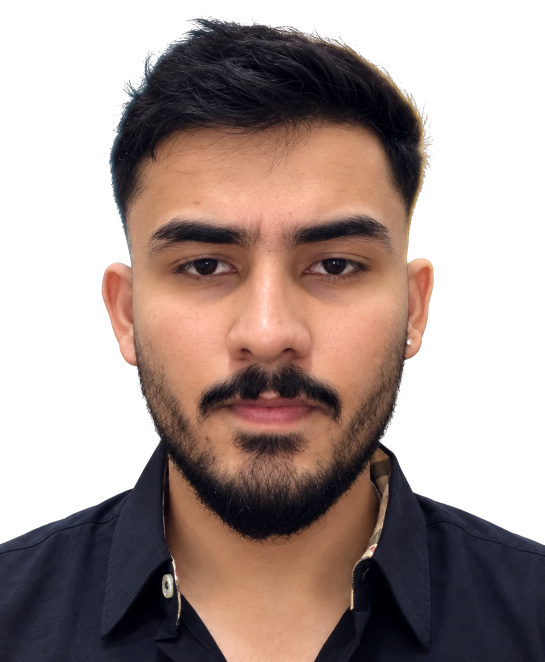
#> input picture assets-src/headshot-cutout-full.png, 1089 x 1323 px, found by its file name (shown at 1/2 size)
$ python portrait_vibrant.py
#> lines starting #> are read from the running program, lines starting #| are printed output that depends on the picture
"""Portrait assets for the opening, hero, author box, favicon and OG image.

Input: assets-src/headshot-cutout-full.png (background already removed).
The photo itself is never edited: the colour version is the original, and the
greyscale version is only used for the opening sequence.

Outputs (public/images/me/):
  cut-mono-sm.webp / cut-mono.png   greyscale cutout with alpha (opening window)
  cut-colour.webp / -md / -sm       the original colour cutout
  avatar-256.webp / -512.webp / avatar-512.png   circular author avatar
public/favicon*.png, favicon.ico, apple-touch-icon.png, icon-192/512.png
Run: npm run photo   (needs: pip install pillow)
"""
from PIL import Image, ImageOps, ImageEnhance, ImageFilter, ImageDraw

OUT = 'public/images/me/'
import os
os.makedirs(OUT, exist_ok=True)

cut = Image.open('assets-src/headshot-cutout-full.png').convert('RGBA')
#> cut is the input picture: PIL image 1089x1323 RGBA; mean R, G, B, A 167.6, 151.1, 146.2, 151.2
alpha = cut.split()[3]
w, h = cut.size
#> w = 1089; h = 1323

grey = ImageOps.grayscale(cut.convert('RGB'))
grey = ImageOps.autocontrast(grey, cutoff=1)
grey = ImageEnhance.Contrast(grey).enhance(1.12)
mono = Image.merge('RGBA', (grey, grey, grey, alpha))

# the colour version is the original photo, untouched: real skin tones and colours
colour_cut = cut


def save_cut(img, name):
#> called with name = 'cut-colour'
    img.save(OUT + name + '.webp', 'WEBP', quality=74, method=6)
    img.resize((800, int(h * 800 / w)), Image.LANCZOS).save(OUT + name + '-md.webp', 'WEBP', quality=76, method=6)
    img.resize((w // 2, h // 2), Image.LANCZOS).save(OUT + name + '-sm.webp', 'WEBP', quality=78, method=6)


# the black-and-white cutout only shows inside the small opening window, so one small size is enough
mono.resize((w // 2, h // 2), Image.LANCZOS).save(OUT + 'cut-mono-sm.webp', 'WEBP', quality=78, method=6)
save_cut(colour_cut, 'cut-colour')
mono.resize((w // 2, h // 2), Image.LANCZOS).save(OUT + 'cut-mono.png', optimize=True)


def on_black(subject, W, H, scale=1.0, y_anchor=1.0):
#> called with W = 1200, H = 1500, scale = 0.92, y_anchor = 1
    bg = Image.new('RGBA', (W, H), (0, 0, 0, 255))
    s = subject.resize((int(subject.width * W / subject.width * scale), int(subject.height * W / subject.width * scale)), Image.LANCZOS)
    x = (W - s.width) // 2
#> x = 48
    y = int((H - s.height) * y_anchor)
#> y = 159
    bg.alpha_composite(s, (x, y))
    fade = Image.linear_gradient('L').resize((W, H // 4))  # black → transparent towards the bottom edge
    shade = Image.new('RGBA', (W, H // 4), (0, 0, 0, 255))
    shade.putalpha(fade)
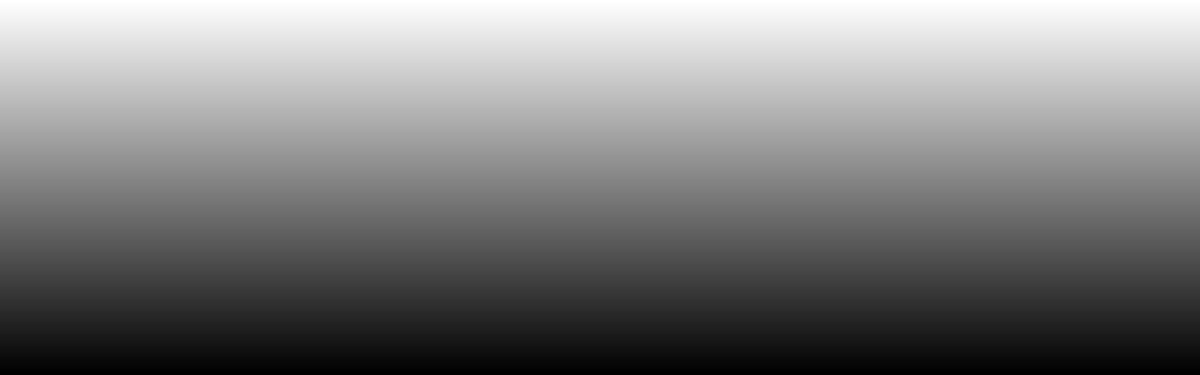
#> shade: PIL image 1200x375 RGBA; mean R, G, B, A 0, 0, 0, 127.5; transparent parts drawn white
    bg.alpha_composite(shade, (0, H - H // 4))
    return bg.convert('RGB')


still = on_black(colour_cut, 1200, 1500, 0.92, 1.0)

# circular avatar: head and shoulders, centred on the face
face = colour_cut.crop((int(w * 0.12), int(h * 0.02), int(w * 0.88), int(h * 0.02) + int(w * 0.76)))
for size in (256, 512):
    sq = Image.new('RGBA', (size, size), (10, 10, 18, 255))
    g = Image.radial_gradient('L').resize((size, size)).point(lambda v: 255 - v)
    tintbg = Image.new('RGBA', (size, size), (60, 40, 120, 255))
    sq = Image.composite(tintbg, sq, g.point(lambda v: v // 3))
    fs = face.resize((size, size), Image.LANCZOS)
    sq.alpha_composite(fs)
    mask = Image.new('L', (size * 4, size * 4), 0)
    ImageDraw.Draw(mask).ellipse((0, 0, size * 4 - 1, size * 4 - 1), fill=255)
    mask = mask.resize((size, size), Image.LANCZOS)
    out = Image.new('RGBA', (size, size), (0, 0, 0, 0))
    out.paste(sq, (0, 0), mask)
    out.save(OUT + f'avatar-{size}.webp', 'WEBP', quality=86, method=6)
    if size == 512:
        out.save(OUT + 'avatar-512.png', optimize=True)
#> this loop made 2 passes
#> pass 1, `g = Image.radial_gradient('L').resize((size, size)).point(lambda v: 25..`:
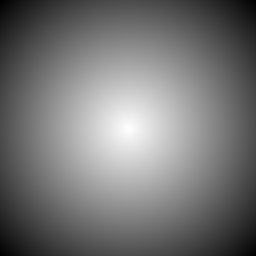
#> g: PIL image 256x256 L; min 0, max 255, mean 116.9
#> pass 1, `tintbg = Image.new('RGBA', (size, size), (60, 40, 120, 255))`:
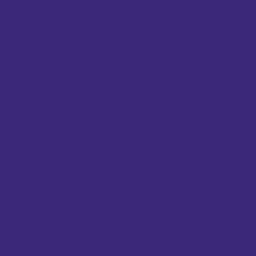
#> tintbg: PIL image 256x256 RGBA; mean R, G, B, A 60, 40, 120, 255
#> after the loop:
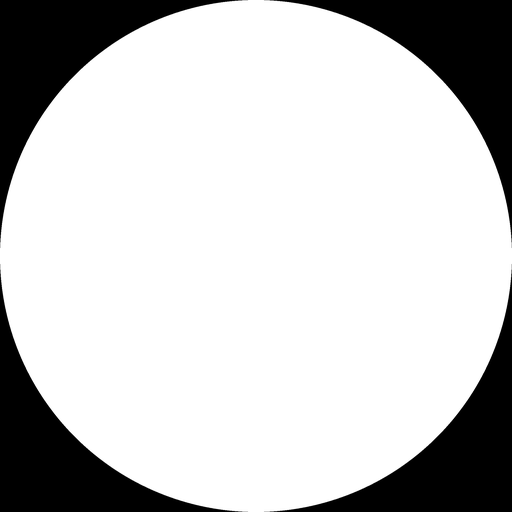
#> mask: PIL image 512x512 L; min 0, max 255, mean 200.3
#> after the loop:
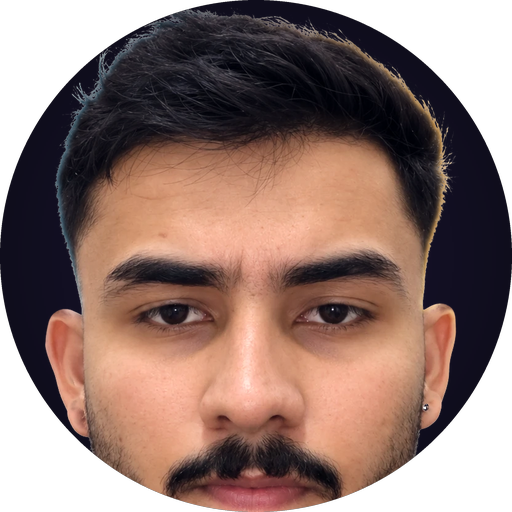
#> out: PIL image 512x512 RGBA; mean R, G, B, A 91.5, 66.4, 59.4, 200.3; transparent parts drawn white
#> after the loop:
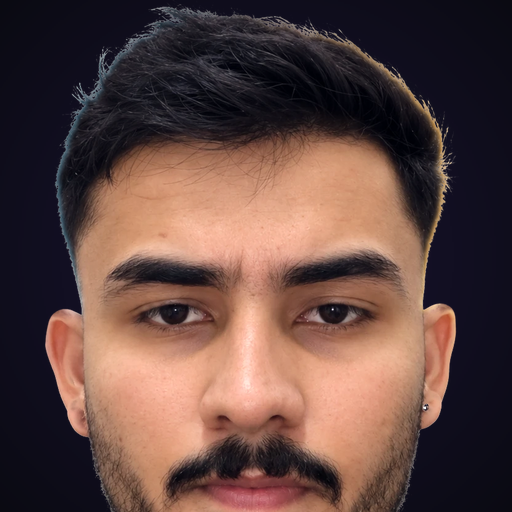
#> sq: PIL image 512x512 RGBA; mean R, G, B, A 96.4, 70.5, 65.6, 255

# favicons from the avatar
av = Image.open(OUT + 'avatar-512.png').convert('RGBA')
for name, size in [('favicon-32.png', 32), ('favicon-48.png', 48), ('icon-192.png', 192), ('icon-512.png', 512)]:
    av.resize((size, size), Image.LANCZOS).save('public/' + name)
solid = Image.new('RGBA', av.size, (0, 0, 0, 255))
solid.alpha_composite(av)
solid.convert('RGB').resize((180, 180), Image.LANCZOS).save('public/apple-touch-icon.png')
av.save('public/favicon.ico', sizes=[(16, 16), (32, 32), (48, 48)])
print('portrait assets written to', OUT)

# portrait on black, as a small JPEG for the social preview card (satori/resvg read JPEG and PNG)
still.resize((480, 600), Image.LANCZOS).save(OUT + 'og-portrait.jpg', 'JPEG', quality=86)
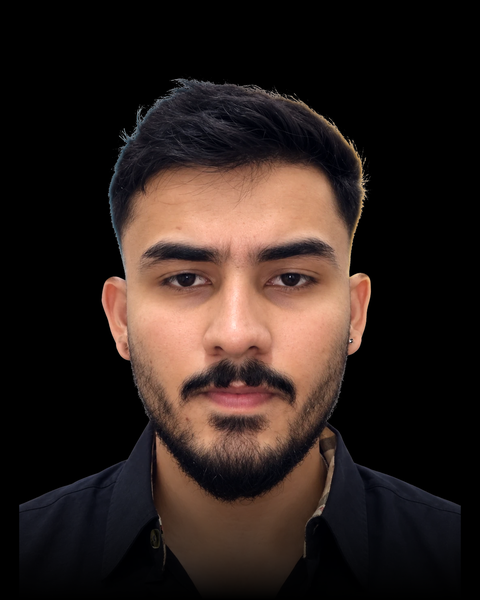
#> saved as og-portrait.jpg: PIL image 480x600 RGB; mean R, G, B 45.4, 33.2, 29
